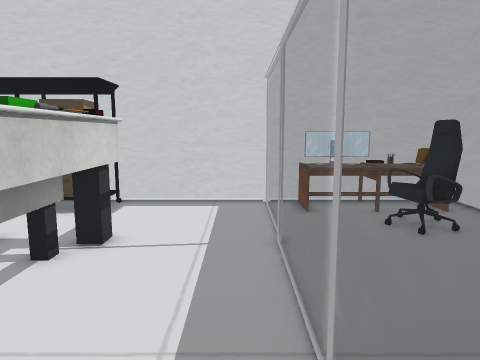
[1] (above)

16 first-person views from a walk through a Unity game level. The camera is 1.4 m above the floor, tilts 8° down and sees 70° across. The floor is counted in squares, 0.5 m on a side. Each view is taken from the middle of a square. On the plan, view 1 faces up. The plan holds only what a view shows up to about 20 squares ahead; the rest is blank. The player is left out. Some surface patterns are stand-ins.

[2]
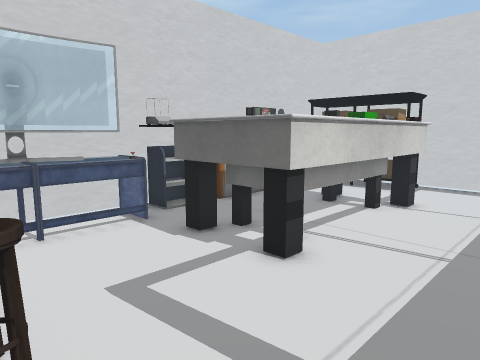

[3]
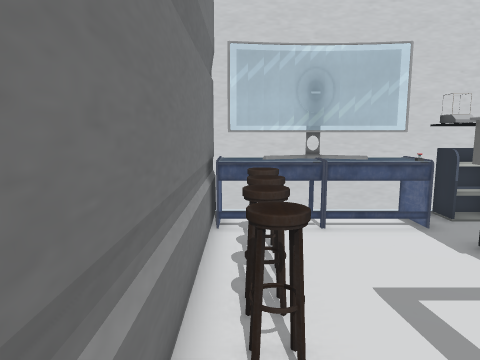

[4]
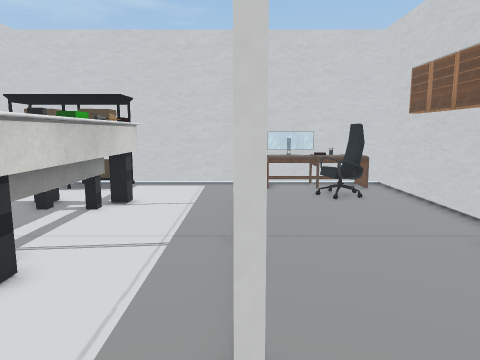

[5]
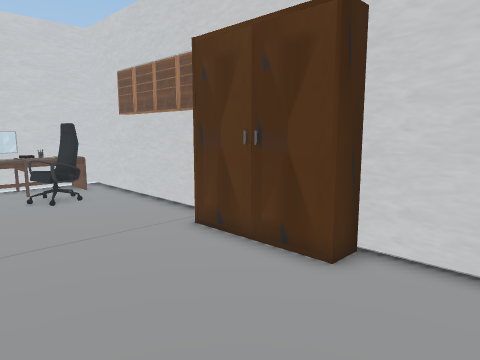

[6]
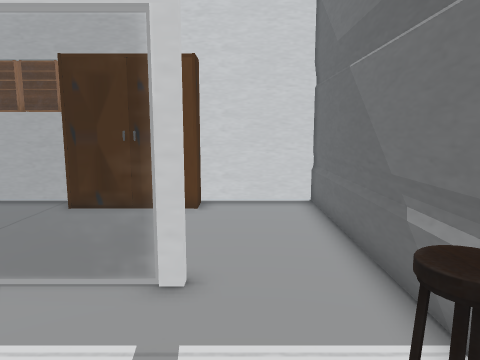

[7]
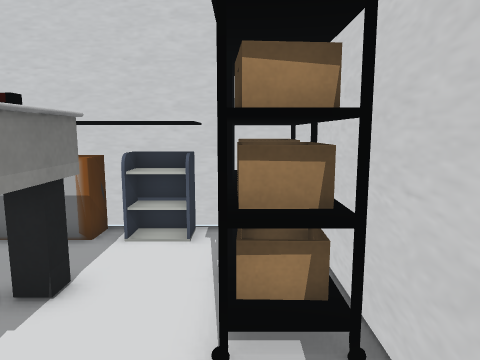

[8]
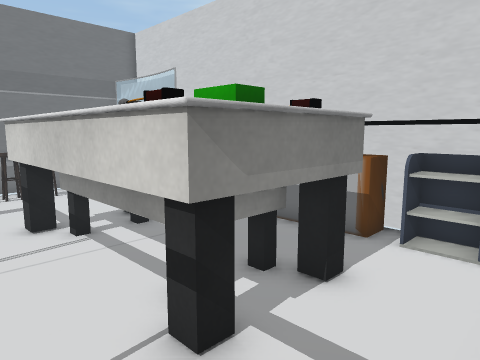

[9]
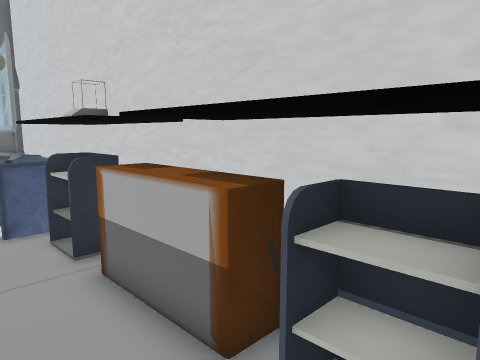

[10]
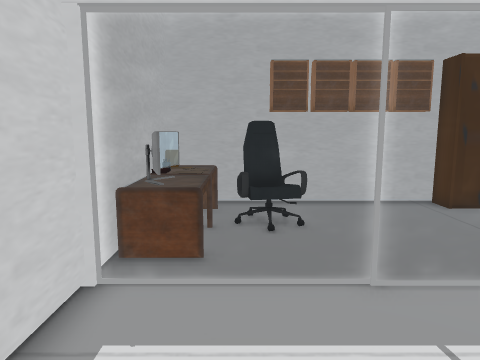

[11]
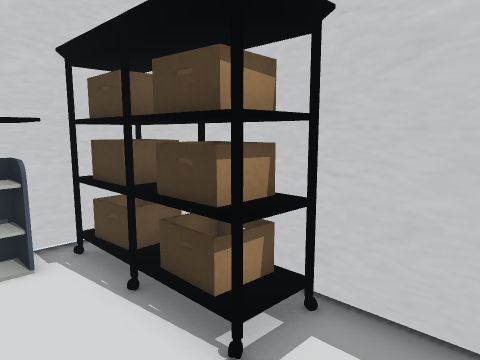

[12]
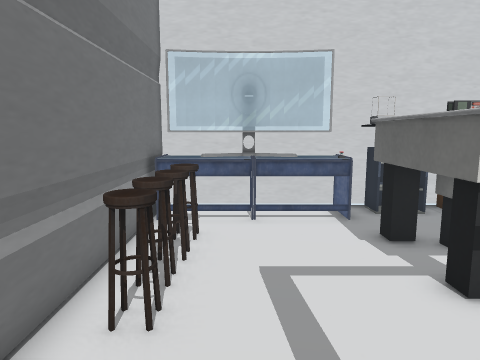

[13]
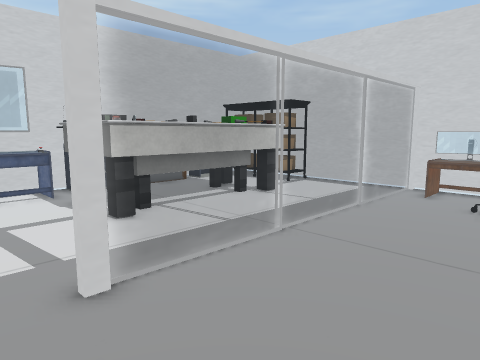

[14]
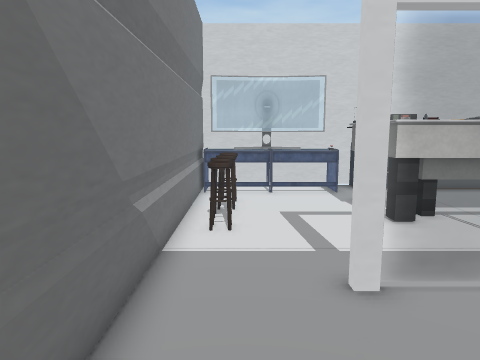

[15]
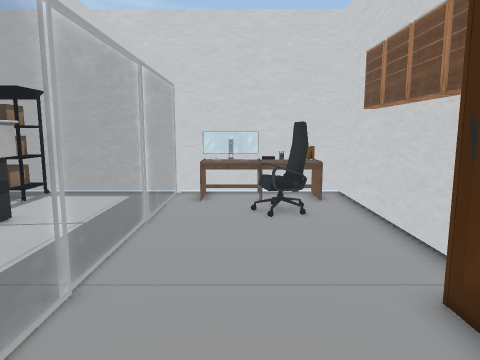

[16]
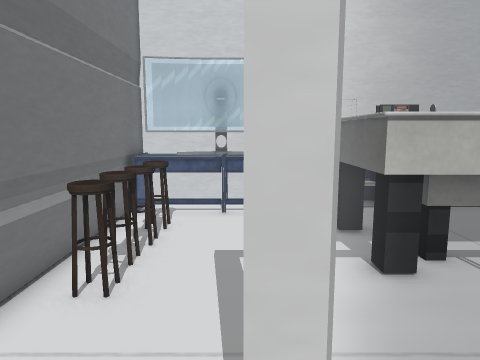

### Floor plan
Key: @ floor where view 1 was taken; # wall or solid block; . floor; = window, fence, low wall or low ledge; O other object.
Columns run from 11 left of view 1 to 9 right of it. Each row starts with its distance up from view 1.
 14 #####################
 13 #OOOOOO.....=OOOOOO.#
 12 #OOOOOO.....=OOOOOO #
 11 #OO.........=...OO. #
 10 #OO.........=...OO.#
  9 #OO.OOOOO...=...OO.#
  8 #OO.OOOOO...=......#
  7 #O . OOOO...=......#
  6 #OO.   OO...=......#
  5 #OO.OOO O...=...... #
  4 #OO.O   O...=...... #
  3 #OO.    O...=.....OO#
  2 #OO.  O O...=.....O
  1 # O.OOOOO...=.....O
  0 #OO........@=.....O
 -1 #OO.........=.....OO#
 -2 #OO................ #
 -3 #OO................ #
 -4 #OO.OOOOO..........#
 -5 #OO.OOOOO..........#
 -6 ####################

Positions as (right, up) in squares from view 1, and headings:
1: (0, 0), facing up
2: (1, -5), facing up-left
3: (1, -5), facing left
4: (1, -5), facing up
5: (1, -5), facing up-right
6: (-5, -3), facing right
7: (-1, 12), facing left
8: (-1, 12), facing down-left
9: (-7, 11), facing down-left
10: (-5, 11), facing right
11: (-2, 9), facing up-left
12: (2, -3), facing left
13: (7, -4), facing up-left
14: (7, -4), facing left
15: (4, -2), facing up
16: (3, -2), facing left
